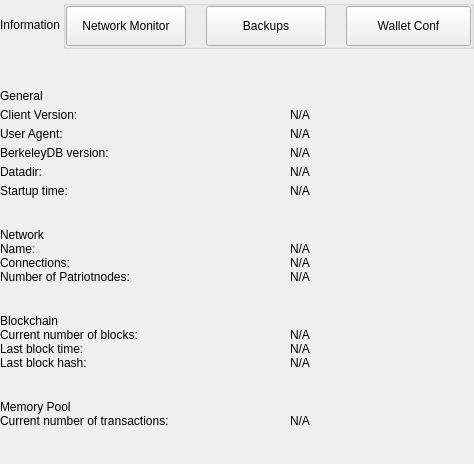
<?xml version="1.0" encoding="UTF-8"?>
<ui version="4.0">
 <class>SettingsInformationWidget</class>
 <widget class="QWidget" name="SettingsInformationWidget">
  <property name="geometry">
   <rect>
    <x>0</x>
    <y>0</y>
    <width>474</width>
    <height>464</height>
   </rect>
  </property>
  <property name="windowTitle">
   <string notr="true">N/A</string>
  </property>
  <layout class="QVBoxLayout" name="verticalLayout">
   <property name="spacing">
    <number>0</number>
   </property>
   <property name="leftMargin">
    <number>0</number>
   </property>
   <property name="topMargin">
    <number>0</number>
   </property>
   <property name="rightMargin">
    <number>0</number>
   </property>
   <property name="bottomMargin">
    <number>0</number>
   </property>
   <item>
    <widget class="QWidget" name="left" native="true">
     <layout class="QVBoxLayout" name="verticalLayout_3">
      <property name="leftMargin">
       <number>0</number>
      </property>
      <property name="topMargin">
       <number>0</number>
      </property>
      <property name="rightMargin">
       <number>0</number>
      </property>
      <property name="bottomMargin">
       <number>0</number>
      </property>
      <item>
       <layout class="QVBoxLayout" name="verticalLayout_2">
        <property name="spacing">
         <number>0</number>
        </property>
        <item>
         <layout class="QHBoxLayout" name="horizontalLayout_3">
          <property name="spacing">
           <number>0</number>
          </property>
          <item>
           <widget class="QLabel" name="labelTitle">
            <property name="text">
             <string>Information</string>
            </property>
           </widget>
          </item>
          <item>
           <spacer name="horizontalSpacer">
            <property name="orientation">
             <enum>Qt::Horizontal</enum>
            </property>
            <property name="sizeHint" stdset="0">
             <size>
              <width>40</width>
              <height>20</height>
             </size>
            </property>
           </spacer>
          </item>
          <item>
           <widget class="QGroupBox" name="groupBox">
            <property name="title">
             <string/>
            </property>
            <layout class="QHBoxLayout" name="horizontalLayout_4">
             <property name="spacing">
              <number>20</number>
             </property>
             <property name="leftMargin">
              <number>0</number>
             </property>
             <property name="topMargin">
              <number>0</number>
             </property>
             <property name="rightMargin">
              <number>0</number>
             </property>
             <property name="bottomMargin">
              <number>0</number>
             </property>
             <item>
              <widget class="QPushButton" name="pushButtonNetworkMonitor">
               <property name="minimumSize">
                <size>
                 <width>120</width>
                 <height>40</height>
                </size>
               </property>
               <property name="maximumSize">
                <size>
                 <width>16777215</width>
                 <height>40</height>
                </size>
               </property>
               <property name="focusPolicy">
                <enum>Qt::NoFocus</enum>
               </property>
               <property name="text">
                <string>Network Monitor</string>
               </property>
              </widget>
             </item>
             <item>
              <widget class="QPushButton" name="pushButtonBackups">
               <property name="minimumSize">
                <size>
                 <width>120</width>
                 <height>40</height>
                </size>
               </property>
               <property name="maximumSize">
                <size>
                 <width>120</width>
                 <height>40</height>
                </size>
               </property>
               <property name="focusPolicy">
                <enum>Qt::NoFocus</enum>
               </property>
               <property name="text">
                <string>Backups</string>
               </property>
               <property name="checkable">
                <bool>false</bool>
               </property>
               <property name="autoExclusive">
                <bool>false</bool>
               </property>
              </widget>
             </item>
             <item>
              <widget class="QPushButton" name="pushButtonFile">
               <property name="minimumSize">
                <size>
                 <width>125</width>
                 <height>40</height>
                </size>
               </property>
               <property name="maximumSize">
                <size>
                 <width>125</width>
                 <height>40</height>
                </size>
               </property>
               <property name="focusPolicy">
                <enum>Qt::NoFocus</enum>
               </property>
               <property name="text">
                <string>Wallet Conf</string>
               </property>
               <property name="checkable">
                <bool>false</bool>
               </property>
               <property name="checked">
                <bool>false</bool>
               </property>
               <property name="autoExclusive">
                <bool>false</bool>
               </property>
              </widget>
             </item>
            </layout>
           </widget>
          </item>
         </layout>
        </item>
        <item>
         <spacer name="verticalSpacer_2">
          <property name="orientation">
           <enum>Qt::Vertical</enum>
          </property>
          <property name="sizeType">
           <enum>QSizePolicy::Fixed</enum>
          </property>
          <property name="sizeHint" stdset="0">
           <size>
            <width>20</width>
            <height>40</height>
           </size>
          </property>
         </spacer>
        </item>
        <item>
         <widget class="QWidget" name="layoutOptions1" native="true">
          <layout class="QVBoxLayout" name="verticalLayout_9">
           <property name="spacing">
            <number>5</number>
           </property>
           <property name="leftMargin">
            <number>0</number>
           </property>
           <property name="topMargin">
            <number>0</number>
           </property>
           <property name="rightMargin">
            <number>0</number>
           </property>
           <property name="bottomMargin">
            <number>10</number>
           </property>
           <item>
            <widget class="QLabel" name="labelTitleGeneral">
             <property name="text">
              <string>General</string>
             </property>
            </widget>
           </item>
           <item>
            <layout class="QHBoxLayout" name="horizontalLayout" stretch="0,1">
             <property name="spacing">
              <number>0</number>
             </property>
             <item>
              <widget class="QLabel" name="labelTitleClient">
               <property name="minimumSize">
                <size>
                 <width>290</width>
                 <height>0</height>
                </size>
               </property>
               <property name="maximumSize">
                <size>
                 <width>290</width>
                 <height>16777215</height>
                </size>
               </property>
               <property name="text">
                <string>Client Version:</string>
               </property>
              </widget>
             </item>
             <item>
              <widget class="QLabel" name="labelInfoClient">
               <property name="cursor">
                <cursorShape>IBeamCursor</cursorShape>
               </property>
               <property name="textInteractionFlags">
                <set>Qt::LinksAccessibleByMouse|Qt::TextSelectableByKeyboard|Qt::TextSelectableByMouse</set>
               </property>
               <property name="text">
                <string notr="true">N/A</string>
               </property>
              </widget>
             </item>
            </layout>
           </item>
           <item>
            <layout class="QHBoxLayout" name="horizontalAgent" stretch="0,1">
             <property name="spacing">
              <number>0</number>
             </property>
             <item>
              <widget class="QLabel" name="labelTitleAgent">
               <property name="minimumSize">
                <size>
                 <width>290</width>
                 <height>0</height>
                </size>
               </property>
               <property name="maximumSize">
                <size>
                 <width>290</width>
                 <height>16777215</height>
                </size>
               </property>
               <property name="text">
                <string>User Agent:</string>
               </property>
              </widget>
             </item>
             <item>
              <widget class="QLabel" name="labelInfoAgent">
               <property name="cursor">
                <cursorShape>IBeamCursor</cursorShape>
               </property>
               <property name="textInteractionFlags">
                <set>Qt::LinksAccessibleByMouse|Qt::TextSelectableByKeyboard|Qt::TextSelectableByMouse</set>
               </property>
               <property name="text">
                <string notr="true">N/A</string>
               </property>
              </widget>
             </item>
            </layout>
           </item>
           <item>
            <layout class="QHBoxLayout" name="horizontalBerkely" stretch="0,1">
             <property name="spacing">
              <number>0</number>
             </property>
             <item>
              <widget class="QLabel" name="labelTitleBerkeley">
               <property name="minimumSize">
                <size>
                 <width>290</width>
                 <height>0</height>
                </size>
               </property>
               <property name="maximumSize">
                <size>
                 <width>290</width>
                 <height>16777215</height>
                </size>
               </property>
               <property name="text">
                <string>BerkeleyDB version:</string>
               </property>
              </widget>
             </item>
             <item>
              <widget class="QLabel" name="labelInfoBerkeley">
               <property name="cursor">
                <cursorShape>IBeamCursor</cursorShape>
               </property>
               <property name="textInteractionFlags">
                <set>Qt::LinksAccessibleByMouse|Qt::TextSelectableByKeyboard|Qt::TextSelectableByMouse</set>
               </property>
               <property name="text">
                <string notr="true">N/A</string>
               </property>
              </widget>
             </item>
            </layout>
           </item>
           <item>
            <layout class="QHBoxLayout" name="horizontalDataDir" stretch="0,1">
             <property name="spacing">
              <number>0</number>
             </property>
             <item>
              <widget class="QLabel" name="labelTitleDataDir">
               <property name="minimumSize">
                <size>
                 <width>290</width>
                 <height>0</height>
                </size>
               </property>
               <property name="maximumSize">
                <size>
                 <width>290</width>
                 <height>16777215</height>
                </size>
               </property>
               <property name="text">
                <string>Datadir:</string>
               </property>
              </widget>
             </item>
             <item>
              <widget class="QLabel" name="labelInfoDataDir">
               <property name="cursor">
                <cursorShape>IBeamCursor</cursorShape>
               </property>
               <property name="textInteractionFlags">
                <set>Qt::LinksAccessibleByMouse|Qt::TextSelectableByKeyboard|Qt::TextSelectableByMouse</set>
               </property>
               <property name="text">
                <string notr="true">N/A</string>
               </property>
               <property name="wordWrap">
                <bool>true</bool>
               </property>
              </widget>
             </item>
            </layout>
           </item>
           <item>
            <layout class="QHBoxLayout" name="horizontalTime" stretch="0,1">
             <property name="spacing">
              <number>0</number>
             </property>
             <item>
              <widget class="QLabel" name="labelTitleTime">
               <property name="minimumSize">
                <size>
                 <width>290</width>
                 <height>0</height>
                </size>
               </property>
               <property name="maximumSize">
                <size>
                 <width>290</width>
                 <height>16777215</height>
                </size>
               </property>
               <property name="text">
                <string>Startup time:</string>
               </property>
              </widget>
             </item>
             <item>
              <widget class="QLabel" name="labelInfoTime">
               <property name="cursor">
                <cursorShape>IBeamCursor</cursorShape>
               </property>
               <property name="textInteractionFlags">
                <set>Qt::LinksAccessibleByMouse|Qt::TextSelectableByKeyboard|Qt::TextSelectableByMouse</set>
               </property>
               <property name="text">
                <string notr="true">N/A</string>
               </property>
              </widget>
             </item>
            </layout>
           </item>
          </layout>
         </widget>
        </item>
        <item>
         <spacer name="verticalSpacer_3">
          <property name="orientation">
           <enum>Qt::Vertical</enum>
          </property>
          <property name="sizeType">
           <enum>QSizePolicy::Minimum</enum>
          </property>
          <property name="sizeHint" stdset="0">
           <size>
            <width>20</width>
            <height>20</height>
           </size>
          </property>
         </spacer>
        </item>
        <item>
         <widget class="QLabel" name="labelTitleNetwork">
          <property name="text">
           <string>Network</string>
          </property>
         </widget>
        </item>
        <item>
         <layout class="QHBoxLayout" name="horizontalName" stretch="0,1">
          <property name="spacing">
           <number>0</number>
          </property>
          <item>
           <widget class="QLabel" name="labelTitleName">
            <property name="minimumSize">
             <size>
              <width>290</width>
              <height>0</height>
             </size>
            </property>
            <property name="maximumSize">
             <size>
              <width>290</width>
              <height>16777215</height>
             </size>
            </property>
            <property name="text">
             <string>Name:</string>
            </property>
           </widget>
          </item>
          <item>
           <widget class="QLabel" name="labelInfoName">
            <property name="cursor">
             <cursorShape>IBeamCursor</cursorShape>
            </property>
            <property name="textInteractionFlags">
             <set>Qt::LinksAccessibleByMouse|Qt::TextSelectableByKeyboard|Qt::TextSelectableByMouse</set>
            </property>
            <property name="text">
             <string notr="true">N/A</string>
            </property>
           </widget>
          </item>
         </layout>
        </item>
        <item>
         <layout class="QHBoxLayout" name="horizontalConnections" stretch="0,1">
          <property name="spacing">
           <number>0</number>
          </property>
          <item>
           <widget class="QLabel" name="labelTitleConnections">
            <property name="minimumSize">
             <size>
              <width>290</width>
              <height>0</height>
             </size>
            </property>
            <property name="maximumSize">
             <size>
              <width>290</width>
              <height>16777215</height>
             </size>
            </property>
            <property name="text">
             <string>Connections:</string>
            </property>
           </widget>
          </item>
          <item>
           <widget class="QLabel" name="labelInfoConnections">
            <property name="cursor">
             <cursorShape>IBeamCursor</cursorShape>
            </property>
            <property name="textInteractionFlags">
             <set>Qt::LinksAccessibleByMouse|Qt::TextSelectableByKeyboard|Qt::TextSelectableByMouse</set>
            </property>
            <property name="text">
             <string notr="true">N/A</string>
            </property>
           </widget>
          </item>
         </layout>
        </item>
        <item>
         <widget class="QWidget" name="layoutOptions2" native="true">
          <layout class="QHBoxLayout" name="horizontalPatriotnodes" stretch="0,1">
           <property name="spacing">
             <number>0</number>
           </property>
           <property name="leftMargin">
            <number>0</number>
           </property>
           <property name="topMargin">
            <number>0</number>
           </property>
           <property name="rightMargin">
            <number>0</number>
           </property>
           <property name="bottomMargin">
            <number>10</number>
           </property>
           <item>
            <widget class="QLabel" name="labelTitlePatriotnodes">
             <property name="minimumSize">
              <size>
               <width>290</width>
               <height>0</height>
              </size>
             </property>
             <property name="maximumSize">
              <size>
               <width>290</width>
               <height>16777215</height>
              </size>
             </property>
             <property name="text">
              <string>Number of Patriotnodes:</string>
             </property>
            </widget>
           </item>
           <item>
            <widget class="QLabel" name="labelInfoPatriotnodes">
             <property name="cursor">
              <cursorShape>IBeamCursor</cursorShape>
             </property>
             <property name="textInteractionFlags">
              <set>Qt::LinksAccessibleByMouse|Qt::TextSelectableByKeyboard|Qt::TextSelectableByMouse</set>
             </property>
             <property name="text">
              <string notr="true">N/A</string>
             </property>
            </widget>
           </item>
          </layout>
         </widget>
        </item>
        <item>
         <spacer name="verticalSpacer_4">
          <property name="orientation">
           <enum>Qt::Vertical</enum>
          </property>
          <property name="sizeType">
           <enum>QSizePolicy::Minimum</enum>
          </property>
          <property name="sizeHint" stdset="0">
           <size>
            <width>20</width>
            <height>20</height>
           </size>
          </property>
         </spacer>
        </item>
        <item>
         <widget class="QLabel" name="labelTitleBlockchain">
          <property name="text">
           <string>Blockchain</string>
          </property>
         </widget>
        </item>
        <item>
         <layout class="QHBoxLayout" name="horizontalBlockNumber" stretch="0,1">
          <property name="spacing">
           <number>0</number>
          </property>
          <item>
           <widget class="QLabel" name="labelTitleBlockNumber">
            <property name="minimumSize">
             <size>
              <width>290</width>
              <height>0</height>
             </size>
            </property>
            <property name="maximumSize">
             <size>
              <width>290</width>
              <height>16777215</height>
             </size>
            </property>
            <property name="text">
             <string>Current number of blocks:</string>
            </property>
           </widget>
          </item>
          <item>
           <widget class="QLabel" name="labelInfoBlockNumber">
            <property name="cursor">
             <cursorShape>IBeamCursor</cursorShape>
            </property>
            <property name="textInteractionFlags">
             <set>Qt::LinksAccessibleByMouse|Qt::TextSelectableByKeyboard|Qt::TextSelectableByMouse</set>
            </property>
            <property name="text">
             <string notr="true">N/A</string>
            </property>
           </widget>
          </item>
         </layout>
        </item>
        <item>
         <layout class="QHBoxLayout" name="horizontalBlockTime" stretch="0,1">
          <property name="spacing">
           <number>0</number>
          </property>
          <item>
           <widget class="QLabel" name="labelTitleBlockTime">
            <property name="minimumSize">
             <size>
              <width>290</width>
              <height>0</height>
             </size>
            </property>
            <property name="maximumSize">
             <size>
              <width>290</width>
              <height>16777215</height>
             </size>
            </property>
            <property name="text">
             <string>Last block time:</string>
            </property>
           </widget>
          </item>
          <item>
           <widget class="QLabel" name="labelInfoBlockTime">
            <property name="cursor">
             <cursorShape>IBeamCursor</cursorShape>
            </property>
            <property name="textInteractionFlags">
             <set>Qt::LinksAccessibleByMouse|Qt::TextSelectableByKeyboard|Qt::TextSelectableByMouse</set>
            </property>
            <property name="text">
             <string notr="true">N/A</string>
            </property>
           </widget>
          </item>
         </layout>
        </item>
        <item>
         <widget class="QWidget" name="layoutOptions3" native="true">
          <layout class="QHBoxLayout" name="horizontalBlockHash" stretch="0,1">
           <property name="spacing">
            <number>0</number>
           </property>
           <property name="leftMargin">
            <number>0</number>
           </property>
           <property name="topMargin">
            <number>0</number>
           </property>
           <property name="rightMargin">
            <number>0</number>
           </property>
           <property name="bottomMargin">
            <number>10</number>
           </property>
           <item>
            <widget class="QLabel" name="labelTitleBlockHash">
             <property name="minimumSize">
              <size>
               <width>290</width>
               <height>0</height>
              </size>
             </property>
             <property name="maximumSize">
              <size>
               <width>290</width>
               <height>16777215</height>
              </size>
             </property>
             <property name="text">
              <string>Last block hash:</string>
             </property>
            </widget>
           </item>
           <item>
            <widget class="QLabel" name="labelInfoBlockHash">
             <property name="cursor">
              <cursorShape>IBeamCursor</cursorShape>
             </property>
             <property name="textInteractionFlags">
              <set>Qt::LinksAccessibleByMouse|Qt::TextSelectableByKeyboard|Qt::TextSelectableByMouse</set>
             </property>
             <property name="text">
              <string notr="true">N/A</string>
             </property>
            </widget>
           </item>
          </layout>
         </widget>
        </item>
        <item>
         <spacer name="verticalSpacer_5">
          <property name="orientation">
           <enum>Qt::Vertical</enum>
          </property>
          <property name="sizeType">
           <enum>QSizePolicy::Fixed</enum>
          </property>
          <property name="sizeHint" stdset="0">
           <size>
            <width>20</width>
            <height>20</height>
           </size>
          </property>
         </spacer>
        </item>
        <item>
         <widget class="QLabel" name="labelTitleMemory">
          <property name="text">
           <string>Memory Pool</string>
          </property>
         </widget>
        </item>
        <item>
         <layout class="QHBoxLayout" name="horizontalNumberTransactions" stretch="0,1">
          <property name="spacing">
           <number>0</number>
          </property>
          <item>
           <widget class="QLabel" name="labelTitleNumberTransactions">
            <property name="minimumSize">
             <size>
              <width>290</width>
              <height>0</height>
             </size>
            </property>
            <property name="maximumSize">
             <size>
              <width>290</width>
              <height>16777215</height>
             </size>
            </property>
            <property name="text">
             <string>Current number of transactions:</string>
            </property>
           </widget>
          </item>
          <item>
           <widget class="QLabel" name="labelInfoNumberTransactions">
            <property name="text">
             <string notr="true">N/A</string>
            </property>
           </widget>
          </item>
         </layout>
        </item>
        <item>
         <spacer name="verticalSpacer">
          <property name="orientation">
           <enum>Qt::Vertical</enum>
          </property>
          <property name="sizeHint" stdset="0">
           <size>
            <width>20</width>
            <height>40</height>
           </size>
          </property>
         </spacer>
        </item>
       </layout>
      </item>
     </layout>
    </widget>
   </item>
  </layout>
 </widget>
 <resources/>
 <connections/>
</ui>
